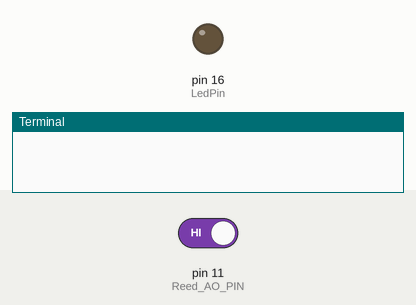
Simulated run of this program. Board: Raspberry Pi (header pin numbers). Parts: output pins drawn as LEDs (lit = HIGH), the last lines printed to the terminal. The inputs (shaded band) are chosen by the test bench; at power-on: pin 11 (Reed_AO_PIN) HIGH.

Above: at 1.2 s.
1.3 s: pin 11 (Reed_AO_PIN) driven LOW
At 2.5 s:
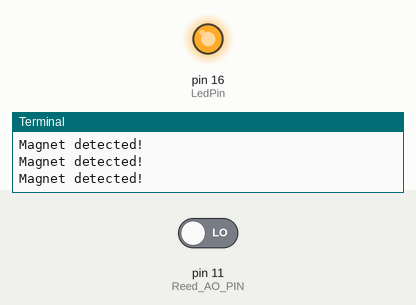
2.8 s: pin 11 (Reed_AO_PIN) driven HIGH
At 4.0 s:
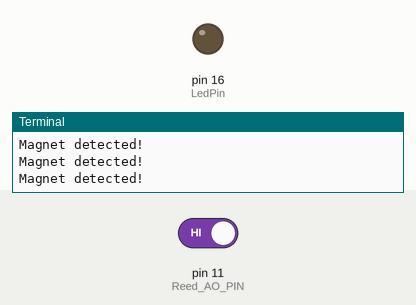
Timing chart, 0 to 5.8 s (numbered marks = the images above; inputs shaded):
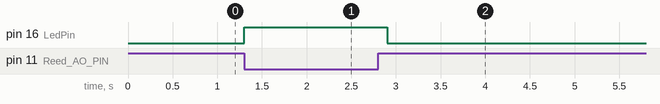

Measured:
- after the input at 1.3 s, pin 16 (LedPin): LOW → HIGH at once
- after the input at 2.8 s, pin 16 (LedPin): HIGH → LOW after 0.10 s

The program:

hybridReedSwitch.py
```python
#!/usr/bin/env python
import RPi.GPIO as GPIO
import time

Reed_AO_PIN = 11
LedPin = 16


def init():
	GPIO.setmode(GPIO.BOARD)
	GPIO.setup(Reed_AO_PIN, GPIO.IN)
	GPIO.setup(LedPin, GPIO.OUT)

def loop():
    while True:
        global digitalVal
        digitalVal = GPIO.input(Reed_AO_PIN)
        if(digitalVal == 0):
			print "Magnet detected!"
			GPIO.output(LedPin, GPIO.HIGH)
			time.sleep(0.2)
        else:
            GPIO.output(LedPin, GPIO.LOW)

if __name__ == '__main__':
	init()
	try:
		loop()
	except KeyboardInterrupt:
		print 'The end !'
```
